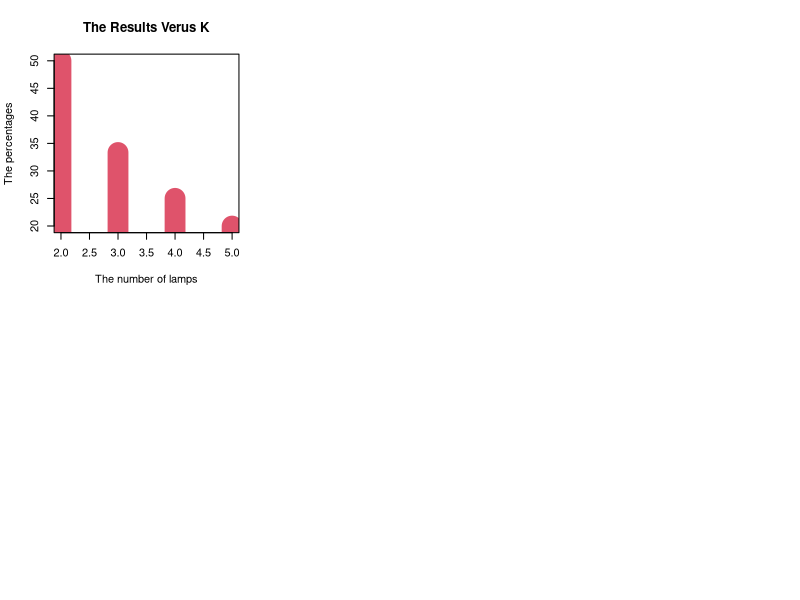
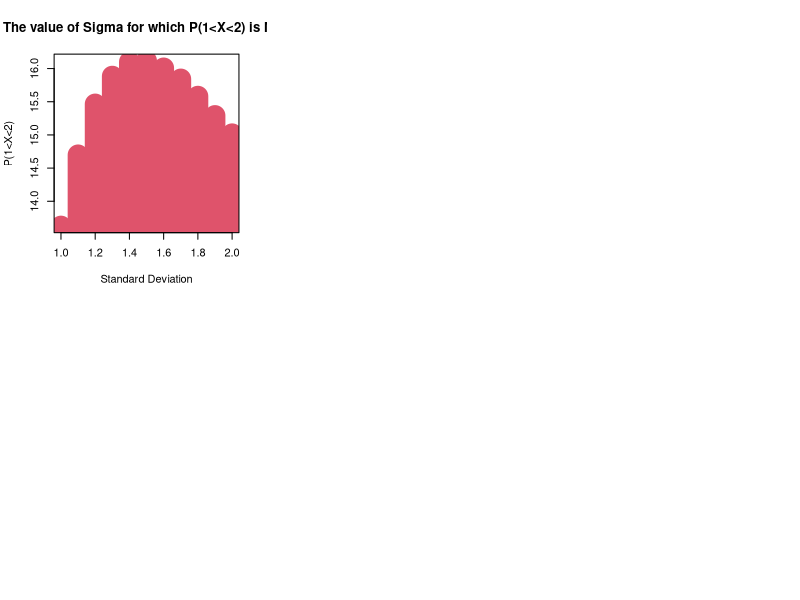

Write the R code that produced these figures, in order.
#Q1
# I use T becuase it's used in the question 

percentageOfLifetime <- function(k) {
  
  #lambda is the rate parameter 
  lambda <- 1/24000
  
  #mean of 10,000 samples for the first lamp
  T1 <- mean(rexp(10000,lambda)) 
  
  # t is the total time that we can use the lamps for 
  # t has the same meaning as it does in the question
  t <- T1
  
  for(j in 2:k){
    
    #mean of 10,000 samples for each the lamps up to k
    Tk <- mean(rexp(10000,lambda)) 
    
    t = t + Tk 
  }
  p <- 100*(T1/t)
  
  return(p)
  
}
# array for the results
resultsOfkLamps <- vector("numeric", 200)
# divide graph area in 2 columns
par(mfrow=c(2, 3))  
# an array for the mean  of the result for each k lamps
meanResultsOfkLamps <- vector("numeric", 4)
#x axis
theNumberOfLamps <- (2:5) 


for (k in 2:5) {
  # 200 iterations
  for (i in 1:200) {
    print(i)
    resultsOfkLamps[i] <- percentageOfLifetime(k)
  }
  # the mean result for each k cards
  meanResultsOfkLamps[k-1] <- mean(resultsOfkLamps)
  
}
plot(x=theNumberOfLamps, y=meanResultsOfkLamps, main ='The Results Verus K', xlab='The number of lamps', ylab='The percentages', col=2, type='h', lwd=20)





#2
prob <- function(sd) {
  
  #generating the 10,000 samples
  X <- rnorm(10000,0,sd)
  
  #checking each sample to see if it is between 1 and 2
  Y<- (1<X & X<2)
  
  # Z is the number of samples that are between 1 and 2
  Z<-sum(Y, na.rm = TRUE)
  
  #print(Z)
  
  #returns P(1<X<2) using the 10,000 samples
  #(Z/10,000)*100 = Z/100
  return(Z/100) 
  
}

# array for the results
resultsOfSD <- vector("numeric", 200)
# divide graph area in 2 columns
par(mfrow=c(2, 3))  
# an array for the mean of the result for each standard deviation 
meanResultsOfEachSD <- vector("numeric", 11)
#x axis
standardDeviation <- seq(1, 2, length.out = 11) 


for(sd in seq(1,2,0.1)){
  # 200 iterations
  for (i in 1:200) {
    resultsOfSD[i] <- prob(sd)
  }
  # the mean result for each sd
  A <- mean(resultsOfSD) 
  print(A)
  meanResultsOfEachSD[(sd*10)-9] <-A
}
sigma <-((which.max(meanResultsOfEachSD))+9)/10 
sigmaSquared <- sigma*sigma
print(sigma)
#the answer to the question
print(sigmaSquared)
#we aren't asked to plot in the question but I think it helps
plot(x=standardDeviation, y=meanResultsOfEachSD, main ='The value of Sigma for which P(1<X<2) is Max', xlab='Standard Deviation', ylab='P(1<X<2)', col=2, type='h', lwd=20)


#This is not part of my solution
#I used this code to decided the range of the standard deviation, between 1 and 2
#it helped me understand how the probability 
#changes when the standard deviation changes 

#for(sd in seq(1,2,0.1)){ #changing standard deviation
#y <- pnorm(2,0,sd)-pnorm(1,0,sd) #probability 1<X<2
#print(y)
#}



